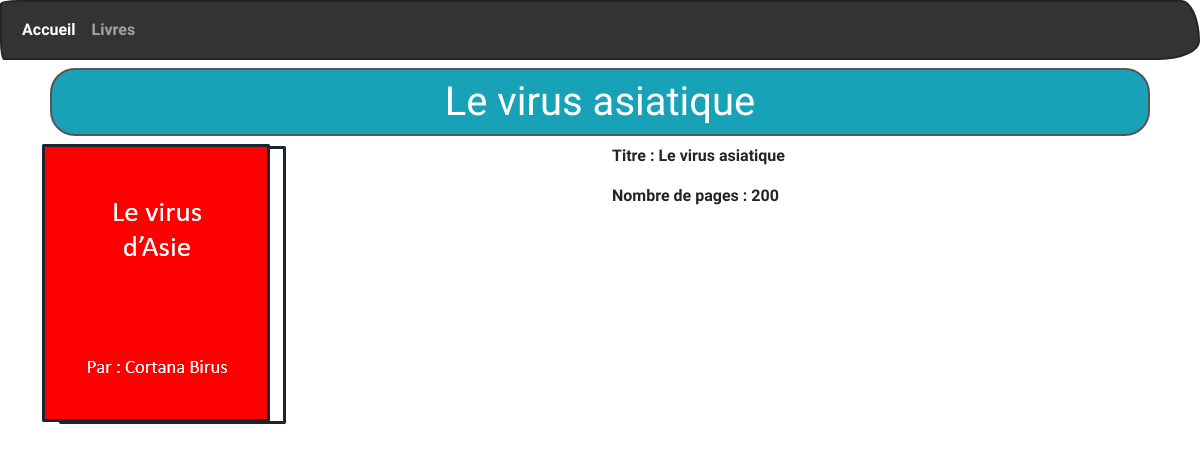
The app's page /les-livres/l/2 with its own data.
### tables this page shows
CREATE TABLE `livres` (
  `id` int(11) NOT NULL,
  `titre` varchar(150) NOT NULL,
  `nbPages` int(11) NOT NULL,
  `image` varchar(150) NOT NULL
);

### controllers/LivresController.controller.php (called while the page is built, shortened)
<?php
    require_once "models/LivresManager.model.php";
    class LivresController {
        private $livresManager;
        function __construct() {
            $this->livresManager = new LivresManager();
            $this->livresManager->chargementLivres();
        }
        function viewAfficherUnLivre($id) {
            $livre = $this->livresManager->getLivreById($id);
            require "views/afficherUnLivre.view.php";
        }
    }
?>

### models/LivresManager.model.php (called while the page is built, shortened)
<?php
    require_once "PDOAccess.model.php";
    require_once "Livre.model.php";
    class LivresManager extends PDOAccess {
        private $tabLivres;
        function ajoutLivreDansTab($livre) {
            $this->tabLivres[] = $livre;
        }
        function chargementLivres() {
            $req = $this->getAccessBDD()->prepare("SELECT * FROM livres");
            $req->execute();
            $livres = $req->fetchAll(PDO::FETCH_ASSOC);
        }
        function getLivreById($id) {
            for ($i = 0 ; count($this->tabLivres) ; $i++) {
                if ($this->tabLivres[$i]->getId() === $id) {
                    return $this->tabLivres[$i];
                }
            }
        }
    }
?>

### models/Livre.model.php (called while the page is built, shortened)
<?php
    class Livre {
        private $id;
        private $titre;
        private $nbPages;
        private $image;
        function __construct($id, $titre, $nbPages, $image) {
            $this->id = $id;
            $this->titre = $titre;
            $this->nbPages = $nbPages;
            $this->image = $image;
        }
        function getId() {return $this->id;}
        function getTitre() {return $this->titre;}
        function getNbPages() {return $this->nbPages;}
        function getImage() {return $this->image;}
    }
?>

### models/PDOAccess.model.php (called while the page is built, shortened)
<?php
    abstract class PDOAccess {
        private static $pdo;
        private function setAccessBDD() {
            self::$pdo = new PDO("mysql:host=localhost;dbname=app_biblio;charset=utf8;", "root", "");
            self::$pdo->setAttribute(PDO::ATTR_ERRMODE, PDO::ERRMODE_WARNING);
        }
        protected function getAccessBDD() {
            return self::$pdo;
        }
    }
?>

### views/afficherUnLivre.view.php (the view, shortened to what this page needs)
    <div class="row">
        <div class="col-6">
            <img src="<?= URL ?>public/images/<?= $livre->getImage(); ?>" style="max-width: 350px; max-height: 450px">
        </div>
        <div class="col-6">
            <p>Titre : <?= $livre->getTitre(); ?></p>
            <p>Nombre de pages : <?= $livre->getNbPages(); ?></p>
        </div>
    </div>
<?php
    $titreH1 = $livre->getTitre();
    $content = ob_get_clean();
    require "template.php";
?>

### views/template.php (shortened to what this page needs)
<!DOCTYPE html>
<html lang="fr">
<head>
    <link rel="stylesheet" href="https://bootswatch.com/5/sketchy/bootstrap.min.css">
</head>
<body>
    <nav class="navbar navbar-expand-lg navbar-dark bg-primary">
        <div class="container-fluid">
            <div class="collapse navbar-collapse" id="navbarColor01">
                <ul class="navbar-nav me-auto">
                    <li class="nav-item">
                        <a class="nav-link active" href="<?= URL ?>accueil">Accueil
                        </a>
                    </li>
                    <li class="nav-item">
                        <a class="nav-link" href="<?= URL ?>les-livres">Livres</a>
                    </li>
                </ul>
            </div>
        </div>
    </nav>
    <div class="container">
        <h1 class="rounded border border-dark p-2 m-2 text-center text-white bg-info"><?= $titreH1 ?></h1>
        <?= $content ?>
    </div>
</body>
</html>

### records on screen
livres: titre "Le virus asiatique", image (picture), nbPages "200"
